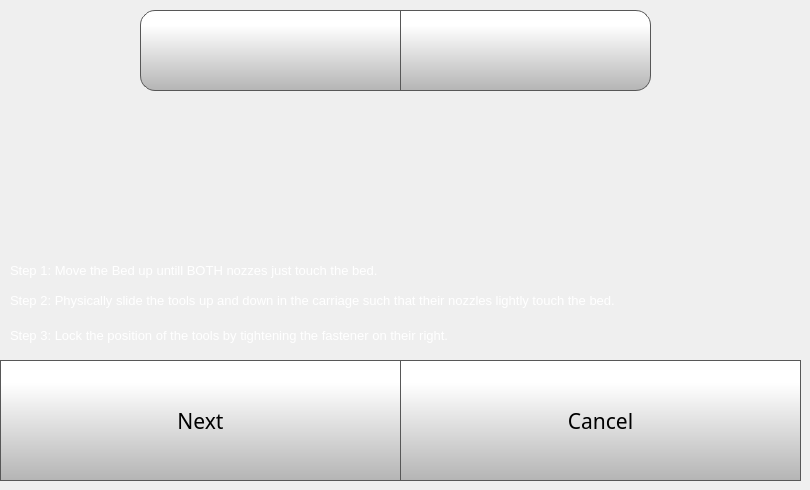
   <widget class="QWidget" name="indexConfigStep5Page">
    <widget class="QLabel" name="toolZOffsetLabel_6">
     <property name="geometry">
      <rect>
       <x>10</x>
       <y>290</y>
       <width>791</width>
       <height>21</height>
      </rect>
     </property>
     <property name="font">
      <font>
       <family>MS Shell Dlg 2</family>
       <pointsize>10</pointsize>
       <bold>false</bold>
      </font>
     </property>
     <property name="styleSheet">
      <string notr="true">color: rgb(255, 255, 255);</string>
     </property>
     <property name="text">
      <string>Step 2: Physically slide the tools up and down in the carriage such that their nozzles lightly touch the bed. </string>
     </property>
     <property name="wordWrap">
      <bool>true</bool>
     </property>
    </widget>
    <widget class="QPushButton" name="moveZPIdexButton">
     <property name="geometry">
      <rect>
       <x>140</x>
       <y>10</y>
       <width>261</width>
       <height>81</height>
      </rect>
     </property>
     <property name="minimumSize">
      <size>
       <width>0</width>
       <height>0</height>
      </size>
     </property>
     <property name="font">
      <font>
       <family>Gotham</family>
       <pointsize>16</pointsize>
      </font>
     </property>
     <property name="styleSheet">
      <string notr="true">QPushButton {
     border: 1px solid rgb(87, 87, 87);

	background-color: qlineargradient(spread:pad, x1:0, y1:1, x2:0, y2:0.188, stop:0 rgba(180, 180, 180, 255), stop:1 rgba(255, 255, 255, 255));
	border-bottom-left-radius: 15px;
	border-top-left-radius: 15px;
}

QPushButton:pressed {
    background-color: qlineargradient(x1: 0, y1: 0, x2: 0, y2: 1,
                                      stop: 0 #dadbde, stop: 1 #f6f7fa);
}

QPushButton:flat {
    border: none; /* no border for a flat push button */
}

QPushButton:default {
    border-color: navy; /* make the default button prominent */
}

QPushButton:focus {
	outline: none;
}</string>
     </property>
     <property name="text">
      <string/>
     </property>
     <property name="icon">
      <iconset resource="resources/resource.qrc">
       <normaloff>:/Navigation/img/Navigation/arrows-5.png</normaloff>:/Navigation/img/Navigation/arrows-5.png</iconset>
     </property>
     <property name="iconSize">
      <size>
       <width>150</width>
       <height>150</height>
      </size>
     </property>
     <property name="checkable">
      <bool>false</bool>
     </property>
     <property name="autoDefault">
      <bool>false</bool>
     </property>
     <property name="default">
      <bool>false</bool>
     </property>
     <property name="flat">
      <bool>false</bool>
     </property>
    </widget>
    <widget class="QPushButton" name="idexConfigStep5CancelButton">
     <property name="geometry">
      <rect>
       <x>400</x>
       <y>360</y>
       <width>401</width>
       <height>121</height>
      </rect>
     </property>
     <property name="font">
      <font>
       <family>Gotham</family>
       <pointsize>16</pointsize>
      </font>
     </property>
     <property name="styleSheet">
      <string notr="true">QPushButton {
     border: 1px solid rgb(87, 87, 87);
	background-color: qlineargradient(spread:pad, x1:0, y1:1, x2:0, y2:0.188, stop:0 rgba(180, 180, 180, 255), stop:1 rgba(255, 255, 255, 255));


}

QPushButton:pressed {
    background-color: qlineargradient(x1: 0, y1: 0, x2: 0, y2: 1,
                                      stop: 0 #dadbde, stop: 1 #f6f7fa);
}

QPushButton:flat {
    border: none; /* no border for a flat push button */
}

QPushButton:default {
    border-color: navy; /* make the default button prominent */
}

QPushButton:focus {
	outline: none;
}</string>
     </property>
     <property name="text">
      <string>Cancel</string>
     </property>
     <property name="iconSize">
      <size>
       <width>40</width>
       <height>40</height>
      </size>
     </property>
    </widget>
    <widget class="QPushButton" name="moveZMIdexButton">
     <property name="geometry">
      <rect>
       <x>400</x>
       <y>10</y>
       <width>251</width>
       <height>81</height>
      </rect>
     </property>
     <property name="minimumSize">
      <size>
       <width>0</width>
       <height>0</height>
      </size>
     </property>
     <property name="font">
      <font>
       <family>Gotham</family>
       <pointsize>16</pointsize>
      </font>
     </property>
     <property name="styleSheet">
      <string notr="true">QPushButton {
     border: 1px solid rgb(87, 87, 87);

	background-color: qlineargradient(spread:pad, x1:0, y1:1, x2:0, y2:0.188, stop:0 rgba(180, 180, 180, 255), stop:1 rgba(255, 255, 255, 255));
	border-bottom-right-radius: 15px;
	border-top-right-radius: 15px;
}

QPushButton:pressed {
    background-color: qlineargradient(x1: 0, y1: 0, x2: 0, y2: 1,
                                      stop: 0 #dadbde, stop: 1 #f6f7fa);
}

QPushButton:flat {
    border: none; /* no border for a flat push button */
}

QPushButton:default {
    border-color: navy; /* make the default button prominent */
}

QPushButton:focus {
	outline: none;
}</string>
     </property>
     <property name="text">
      <string/>
     </property>
     <property name="icon">
      <iconset resource="resources/resource.qrc">
       <normaloff>:/Navigation/img/Navigation/arrows.png</normaloff>:/Navigation/img/Navigation/arrows.png</iconset>
     </property>
     <property name="iconSize">
      <size>
       <width>150</width>
       <height>150</height>
      </size>
     </property>
     <property name="checkable">
      <bool>false</bool>
     </property>
     <property name="autoDefault">
      <bool>false</bool>
     </property>
     <property name="default">
      <bool>false</bool>
     </property>
     <property name="flat">
      <bool>false</bool>
     </property>
    </widget>
    <widget class="QLabel" name="toolZOffsetLabel_5">
     <property name="geometry">
      <rect>
       <x>10</x>
       <y>260</y>
       <width>791</width>
       <height>21</height>
      </rect>
     </property>
     <property name="font">
      <font>
       <family>MS Shell Dlg 2</family>
       <pointsize>10</pointsize>
       <bold>false</bold>
      </font>
     </property>
     <property name="styleSheet">
      <string notr="true">color: rgb(255, 255, 255);</string>
     </property>
     <property name="text">
      <string>Step 1: Move the Bed up untill BOTH nozzes just touch the bed.</string>
     </property>
     <property name="wordWrap">
      <bool>true</bool>
     </property>
    </widget>
    <widget class="QLabel" name="Nozzlelevel2">
     <property name="geometry">
      <rect>
       <x>20</x>
       <y>100</y>
       <width>761</width>
       <height>151</height>
      </rect>
     </property>
     <property name="text">
      <string/>
     </property>
     <property name="alignment">
      <set>Qt::AlignCenter</set>
     </property>
    </widget>
    <widget class="QLabel" name="toolZOffsetLabel_7">
     <property name="geometry">
      <rect>
       <x>10</x>
       <y>320</y>
       <width>791</width>
       <height>31</height>
      </rect>
     </property>
     <property name="font">
      <font>
       <family>MS Shell Dlg 2</family>
       <pointsize>10</pointsize>
       <bold>false</bold>
      </font>
     </property>
     <property name="styleSheet">
      <string notr="true">color: rgb(255, 255, 255);</string>
     </property>
     <property name="text">
      <string>Step 3: Lock the position of the tools by tightening the fastener on their right.</string>
     </property>
     <property name="wordWrap">
      <bool>true</bool>
     </property>
    </widget>
    <widget class="QPushButton" name="idexConfigStep5NextButton">
     <property name="geometry">
      <rect>
       <x>0</x>
       <y>360</y>
       <width>401</width>
       <height>121</height>
      </rect>
     </property>
     <property name="font">
      <font>
       <family>Gotham</family>
       <pointsize>16</pointsize>
      </font>
     </property>
     <property name="styleSheet">
      <string notr="true">QPushButton {
     border: 1px solid rgb(87, 87, 87);
	background-color: qlineargradient(spread:pad, x1:0, y1:1, x2:0, y2:0.188, stop:0 rgba(180, 180, 180, 255), stop:1 rgba(255, 255, 255, 255));


}

QPushButton:pressed {
    background-color: qlineargradient(x1: 0, y1: 0, x2: 0, y2: 1,
                                      stop: 0 #dadbde, stop: 1 #f6f7fa);
}

QPushButton:flat {
    border: none; /* no border for a flat push button */
}

QPushButton:default {
    border-color: navy; /* make the default button prominent */
}

QPushButton:focus {
	outline: none;
}</string>
     </property>
     <property name="text">
      <string>Next</string>
     </property>
     <property name="iconSize">
      <size>
       <width>40</width>
       <height>40</height>
      </size>
     </property>
    </widget>
   </widget>
